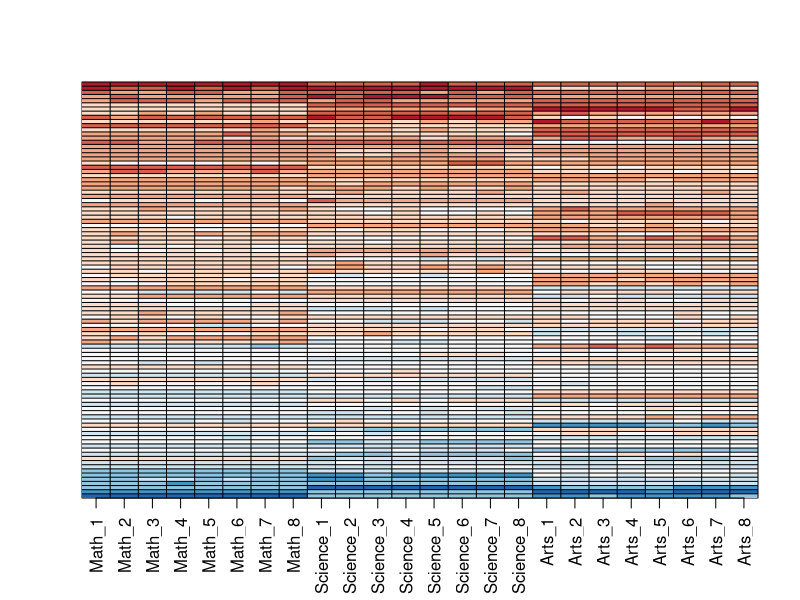
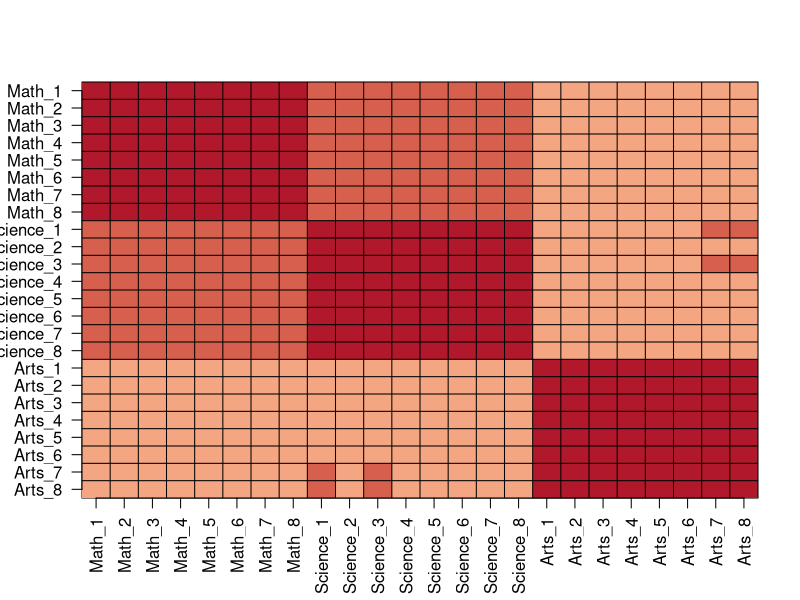
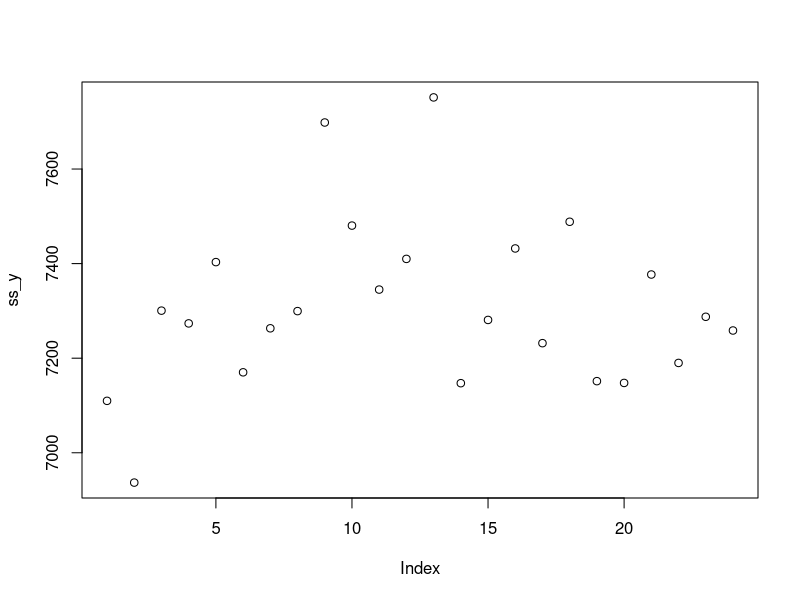
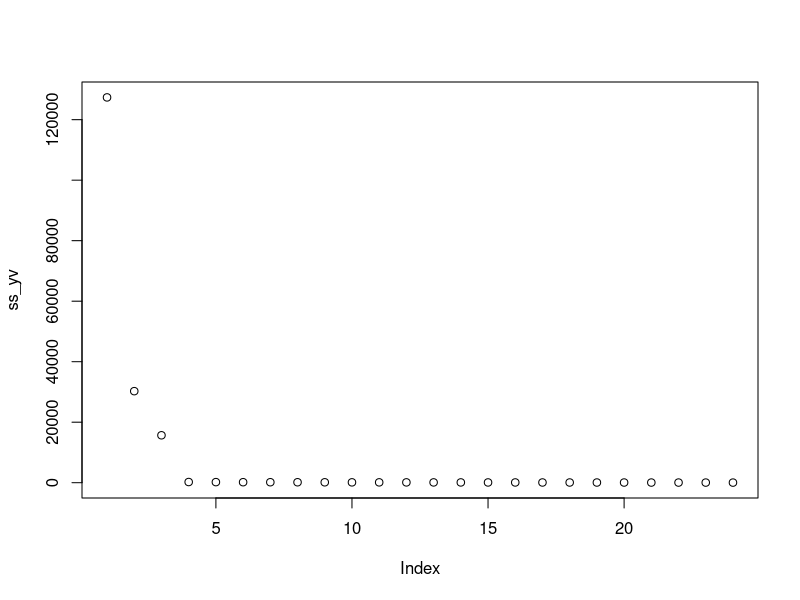

Write R code to recreate these figures, in order. (Note: this script raises an error after producing the figures.)
set.seed(1987)
n <- 100
k <- 8
Sigma <- 64  * matrix(c(1, .75, .5, .75, 1, .5, .5, .5, 1), 3, 3) 
m <- MASS::mvrnorm(n, rep(0, 3), Sigma)
m <- m[order(rowMeans(m), decreasing = TRUE),]
y <- m %x% matrix(rep(1, k), nrow = 1) +
  matrix(rnorm(matrix(n * k * 3)), n, k * 3)
colnames(y) <- c(paste(rep("Math",k), 1:k, sep="_"),
                 paste(rep("Science",k), 1:k, sep="_"),
                 paste(rep("Arts",k), 1:k, sep="_"))

my_image <- function(x, zlim = range(x), ...){
  colors = rev(RColorBrewer::brewer.pal(9, "RdBu"))
  cols <- 1:ncol(x)
  rows <- 1:nrow(x)
  image(cols, rows, t(x[rev(rows),,drop=FALSE]), xaxt = "n", yaxt = "n",
        xlab="", ylab="",  col = colors, zlim = zlim, ...)
  abline(h=rows + 0.5, v = cols + 0.5)
  axis(side = 1, cols, colnames(x), las = 2)
}

my_image(y)

my_image(cor(y), zlim = c(-1,1))
range(cor(y))
axis(side = 2, 1:ncol(y), rev(colnames(y)), las = 2)

s <- svd(y)
names(s)

y_svd <- s$u %*% diag(s$d) %*% t(s$v)
max(abs(y - y_svd))

ss_y <- apply(y^2, 2, sum)
ss_yv <- apply((y%*%s$v)^2, 2, sum)
sum(ss_y)
sum(ss_yv)

plot(ss_y)
plot(ss_yv)

data.frame(x = sqrt(ss_yv), y = s$d) %>%
  ggplot(aes(x,y)) +
  geom_point()

sum(s$d[1:3]^2) / sum(s$d^2)

dim(sweep(s$u, 2, s$d, FUN = "*"))

plot(s$u[,1]*s$d[1], rowMeans(y))

my_image(s$v)

plot(s$u[,1], ylim = c(-0.25, 0.25))
plot(s$v[,1], ylim = c(-0.25, 0.25))
with(s, my_image((u[, 1, drop=FALSE]*d[1]) %*% t(v[, 1, drop=FALSE])))
my_image(y)

resid <- y - with(s,(u[, 1, drop=FALSE]*d[1]) %*% t(v[, 1, drop=FALSE]))
my_image(cor(resid), zlim = c(-1,1))
axis(side = 2, 1:ncol(y), rev(colnames(y)), las = 2)

plot(s$u[,2], ylim = c(-0.5, 0.5))
plot(s$v[,2], ylim = c(-0.5, 0.5))
with(s, my_image((u[, 2, drop=FALSE]*d[2]) %*% t(v[, 2, drop=FALSE])))
my_image(resid)

sum(s$d[1:2]^2)/sum(s$d^2) * 100

resid <- y - with(s,sweep(u[, 1:2], 2, d[1:2], FUN="*") %*% t(v[, 1:2]))
my_image(cor(resid), zlim = c(-1,1))
axis(side = 2, 1:ncol(y), rev(colnames(y)), las = 2)

plot(s$u[,3], ylim = c(-0.5, 0.5))
plot(s$v[,3], ylim = c(-0.5, 0.5))
with(s, my_image((u[, 3, drop=FALSE]*d[3]) %*% t(v[, 3, drop=FALSE])))
my_image(resid)

resid <- y - with(s,sweep(u[, 1:3], 2, d[1:3], FUN="*") %*% t(v[, 1:3]))
my_image(cor(resid), zlim = c(-1,1))
axis(side = 2, 1:ncol(y), rev(colnames(y)), las = 2)

y_hat <- with(s,sweep(u[, 1:3], 2, d[1:3], FUN="*") %*% t(v[, 1:3]))
my_image(y, zlim = range(y))
my_image(y_hat, zlim = range(y))
my_image(y - y_hat, zlim = range(y))